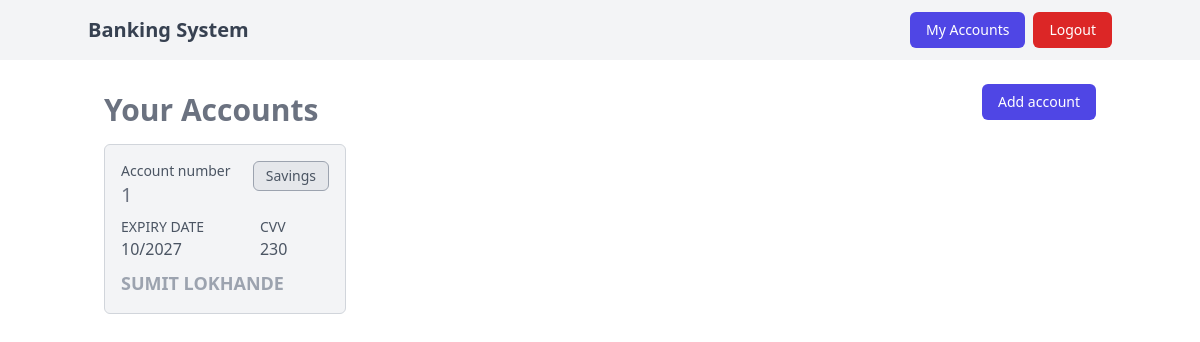
The page /accounts/ (signed in) on the database its author committed.
### Bank/models.py (models this page shows)
class Account(models.Model):
    ACCOUNT_TYPE = [
        ('Savings', 'Savings'),
        ('Current', 'Current'),
        ('Fix Deposit', 'Fix Deposit')
    ]
    today = datetime.today()
    user = models.ForeignKey(User, on_delete=models.SET_NULL, null=True, blank=True)
    account_number = models.BigIntegerField(default=generate_account_number)
    account_type = models.CharField(choices=ACCOUNT_TYPE, default='Savings', max_length=20)
    account_expiry = models.DateTimeField(default=today + timedelta(days=1000))
    balance = models.FloatField(default=0)
    cvv = models.IntegerField(default=generate_cvv)
    created_at = models.DateTimeField(auto_now_add=True)

### users/models.py (models this page shows, shortened)
class User(AbstractUser):
    ROLE_TYPE = [
        ('Admin', 'Admin'),
        ('Customer', 'Customer')
    ]
    username = None
    role = models.CharField(choices=ROLE_TYPE, default='Customer', max_length=10)
    email = models.EmailField(unique=True)
    USERNAME_FIELD = 'email'
    REQUIRED_FIELDS = ['first_name', 'last_name']
    objects = UserManager()

### Bank/views.py (the view)
# urls.py: path('accounts/', accounts_page, name="accounts_page"),
@login_required(redirect_field_name='login_account')
def accounts_page(request):
    user = User.objects.get(id=request.user.id)
    accounts = Account.objects.filter(user=user)
    context = {
        'accounts': accounts
    }
    return render(request, 'accounts.html', context)

### Bank/templates/accounts.html (shortened to what this page needs)
{% extends "layout.html" %}
{% block content %}
    <div class="w-full flex items-center justify-between">
        <h5 class="text-gray-500 text-3xl font-bold pt-4 text-center md:text-left">
            Your Accounts
        </h5>
        <a href="{% url 'create_account' %}" class="bg-indigo-600 text-white px-4 py-2 rounded-md hover:bg-indigo-700 text-sm">
            Add account
        </a>
    </div>
    <ul class="mt-4 w-full grid grid-cols-1 sm:grid-cols-2 md:grid-cols-3 lg:grid-cols-4 gap-2">
        {% for account in accounts %}
            <li class="border bg-gray-100 border-gray-300 p-4 rounded-md relative select-none">
                <div>
                    <p class="text-sm text-gray-600 ">
                        Account number
                    </p>
                    <h4 class="text-gray-500 text-xl">
                        {{account.account_number}}
                    </h4>
                </div>
                <div class="my-2 flex gap-14">
                    <div>
                        <p class="text-sm text-gray-600 ">
                            EXPIRY DATE
                        </p>
                        <h4 class="text-base text-gray-600">
                            {{account.account_expiry|date:'m/Y'}}
                        </h4>
                    </div>
                    <div>
                        <p class="text-sm text-gray-600 ">
                            CVV
                        </p>
                        <h4 class="text-base text-gray-600">
                            {{account.cvv}}
                        </h4>
                    </div>
                </div>
                <div>
                    <h3 class="text-gray-400 text-lg font-semibold">
                        {{account.user.first_name|upper}} {{account.user.last_name|upper}}
                    </h3>
                </div>
                <p class="absolute bg-gray-200 text-gray-600 text-sm right-0 top-0 m-4 border border-gray-400 rounded-md px-3 py-1">
                    {{account.account_type}}
                </p>
            </li>
        {% endfor %}
    </ul>
{% endblock %}

### rows shown on the page
Account: account_number "1", account_expiry "10/2027", cvv "230", user.first_name "SUMIT", user.last_name "LOKHANDE", account_type "Savings"
